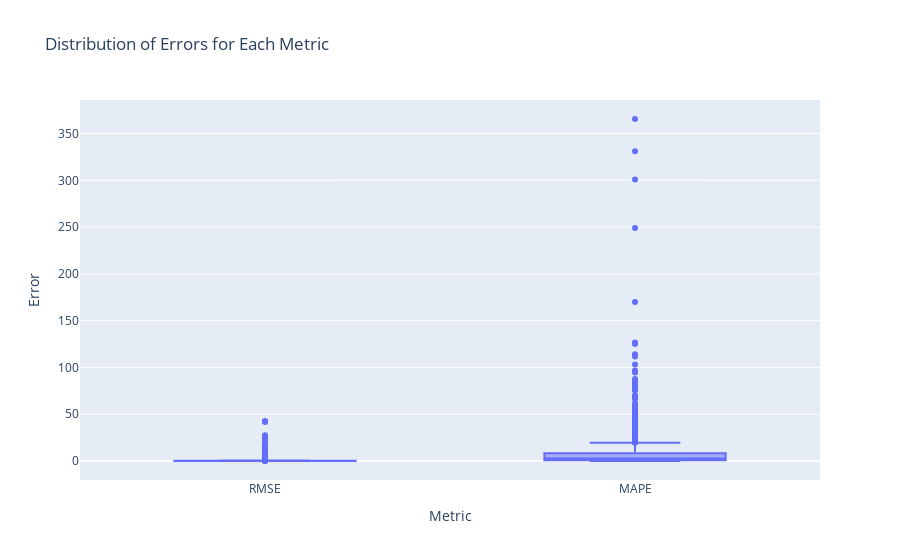

The notebook cell this image was saved under:
### Code cell
xgb_regr.fit(X_train,y_train)

evaluate_model(xgb_regr, X_train, y_train, X_test, y_test, products_to_keep, labels_dict)

### Figure 1 — Plotly figure (JSON) as saved in the notebook; plotly's stock layout.template omitted (floating-point values rounded to 4 significant figures; data arrays with more than 128 entries replaced by an {"elided": "..."} marker saying what was removed)
{"data": [{"alignmentgroup": "True", "hovertemplate": "Metric=%{x}<br>Error=%{y}<extra></extra>", "legendgroup": "", "marker": {"color": "#636efa"}, "name": "", "notched": false, "offsetgroup": "", "orientation": "v", "showlegend": false, "type": "box", "x": {"elided": "3166 str values"}, "x0": " ", "xaxis": "x", "y": {"elided": "3166 float values"}, "y0": " ", "yaxis": "y"}], "layout": {"boxmode": "group", "legend": {"tracegroupgap": 0}, "title": {"text": "Distribution of Errors for Each Metric"}, "xaxis": {"anchor": "y", "domain": [0, 1], "title": {"text": "Metric"}}, "yaxis": {"anchor": "x", "domain": [0, 1], "title": {"text": "Error"}}}}
